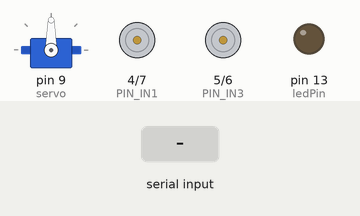
The sketch below on a simulated Arduino Uno, built with avr-gcc and run on an emulated ATmega328P. On the bench: servo, motor-driver pin pairs drawn as motors (green arrow = first pin HIGH = forward, orange = second pin HIGH = backward, longer = more drive), output pins drawn as LEDs (lit = HIGH). Inputs (shaded band) come from the test bench. What the sketch prints to the serial monitor is not drawn.

Above: at 1.2 s.
1.3 s: "L" received over the second serial link
At 2.5 s:
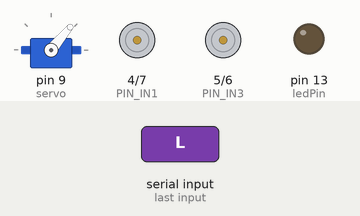
2.8 s: "R" received over the second serial link
At 3.6 s:
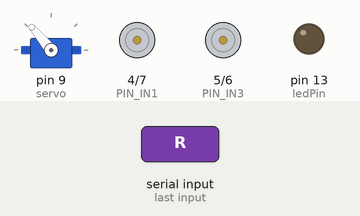
4.3 s: "T" received over the second serial link
At 4.8 s:
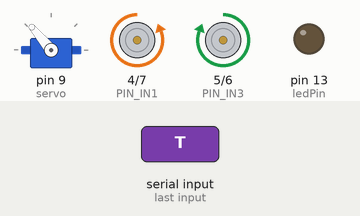
5.8 s: "X" received over the second serial link
At 7.0 s:
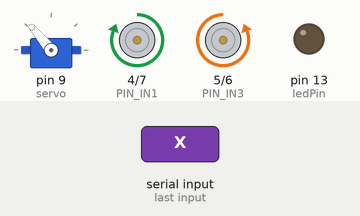
7.3 s: "0" received over the second serial link
At 8.3 s:
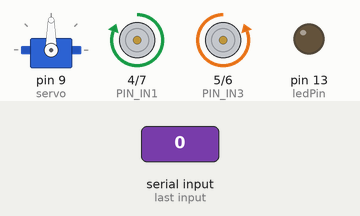
8.8 s: "L" received over the second serial link
At 9.4 s:
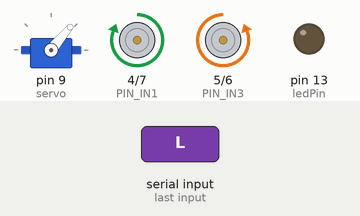
Timing chart, 0 to 11.3 s (numbered marks = the images above; inputs shaded):
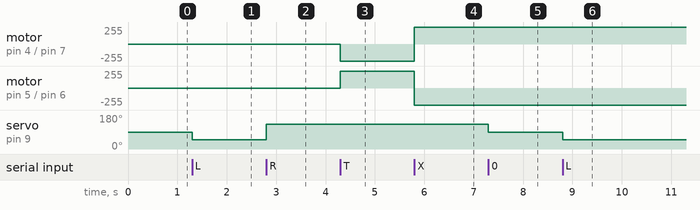

Measured:
- after the input at 1.3 s, servo on pin 9 (servo): 90° → 50° at once
- after the input at 2.8 s, servo on pin 9 (servo): 50° → 130° at once
- after the input at 4.3 s, motor on pin 4 (PIN_IN1) / pin 7 (PIN_IN2): stopped → backward 255/255 at once; motor on pin 5 (PIN_IN3) / pin 6 (PIN_IN4): stopped → forward 255/255 at once
- after the input at 5.8 s, motor on pin 4 (PIN_IN1) / pin 7 (PIN_IN2): backward 255/255 → forward 255/255 at once; motor on pin 5 (PIN_IN3) / pin 6 (PIN_IN4): forward 255/255 → backward 255/255 at once
- after the input at 7.3 s, servo on pin 9 (servo): 130° → 90° at once
- after the input at 8.8 s, servo on pin 9 (servo): 90° → 50° at once

The sketch:

remote_car.ino
```cpp
#include <Servo.h>  // подключаем библиотеку для работы с сервоприводом
#include <SoftwareSerial.h>

#define pinX A2    // ось X джойстика
#define pinY A1    // ось Y джойстика
#define swPin 2    // кнопка джойстика
#define ledPin 13  // светодиод на Pin 13

SoftwareSerial BTSerial (2,3);

Servo servo;
int dX = 0;
int dY = 0;

#define PIN_IN1 4
#define PIN_IN2 7
#define PIN_IN3 5
#define PIN_IN4 6

void LOG(String str, int val)
{
    //Serial.print(str);
    //Serial.println(val);
}

void setup() {
  pinMode(PIN_IN1, OUTPUT);
  pinMode(PIN_IN2, OUTPUT);
  pinMode(PIN_IN3, OUTPUT);
  pinMode(PIN_IN4, OUTPUT);

  // Команда остановки двум моторам
  digitalWrite(PIN_IN1, LOW);
  digitalWrite(PIN_IN2, LOW);
  digitalWrite(PIN_IN3, LOW);
  digitalWrite(PIN_IN4, LOW);

  pinMode(ledPin, OUTPUT);
  // настройка входных пинов от джойстика
  pinMode(pinX, INPUT);
  pinMode(pinY, INPUT);

  pinMode(swPin, INPUT);
  digitalWrite(swPin, HIGH);

  servo.attach(9);  // привязываем сервопривод к аналоговому выходу 11

  Serial.begin(9600);
  Serial.println("Enter AT Commands");
  BTSerial.begin(9600);
}

int btValue = 0;
int X = 512;
int Y = 90;

void loop() {
  // put your main code here, to run repeatedly:
  if(BTSerial.available()){
    btValue = BTSerial.read();
    Serial.write(btValue);
  }

  if(Serial.available()){
    BTSerial.write(Serial.read());
  }

  // читаем значение с джойстика
  // Y влево-вправо, X вперёд-назад
  //int Y = analogRead(pinY);
  // if (Y < 512) {
  //   Y = map(Y, 0, 512, 50, 90);
  // } else {
  //   Y = map(Y, 512, 1023, 90, 130);
  // }

  // int X = analogRead(pinX);
  int movingForward = 0;


  // Left 0, Right 1024
  if(btValue == 'L')
  {
      Y = 50;
  }
  else if(btValue == 'R')
  {
    Y = 130;
  }

   // Moving forward / backward
  if(btValue == 'T')
  {
    X = 1024;
    movingForward = 1;
  }
  else if(btValue == 'X')
  {
    X = 0;
    movingForward = 1;
  }

  if(btValue == '0')
  {
    if(Y !=90)
    {
      Y = 90;
      btValue = 'Q';
    }
    else if( X != 512)
    {
      X = 512;
      btValue = 'Q';
    }
  }


  if (dY != Y) {
    dY = Y;

    LOG("dY: ", dY);

    servo.write(Y);  // поворачиваем серво от джойстик
  }

  if (dX != X) {
    dX = X;

    LOG("dX: ", dX);

    // Forward 1024, Backward 0
    // PIN_IN1, PIN_IN2 - RIGHT WHEEL
    // PIN_IN3, PIN_IN4 - LEFT WHEEL
    if (X < 412) {
      digitalWrite(PIN_IN1, HIGH);
      digitalWrite(PIN_IN2, LOW);
      digitalWrite(PIN_IN3, LOW);
      digitalWrite(PIN_IN4, HIGH);
    } else if (X > 612) {
      digitalWrite(PIN_IN1, LOW);
      digitalWrite(PIN_IN2, HIGH);
      digitalWrite(PIN_IN3, HIGH);
      digitalWrite(PIN_IN4, LOW);
    } else {
      digitalWrite(PIN_IN1, LOW);
      digitalWrite(PIN_IN2, LOW);
      digitalWrite(PIN_IN3, LOW);
      digitalWrite(PIN_IN4, LOW);
    }
  }
}
```
